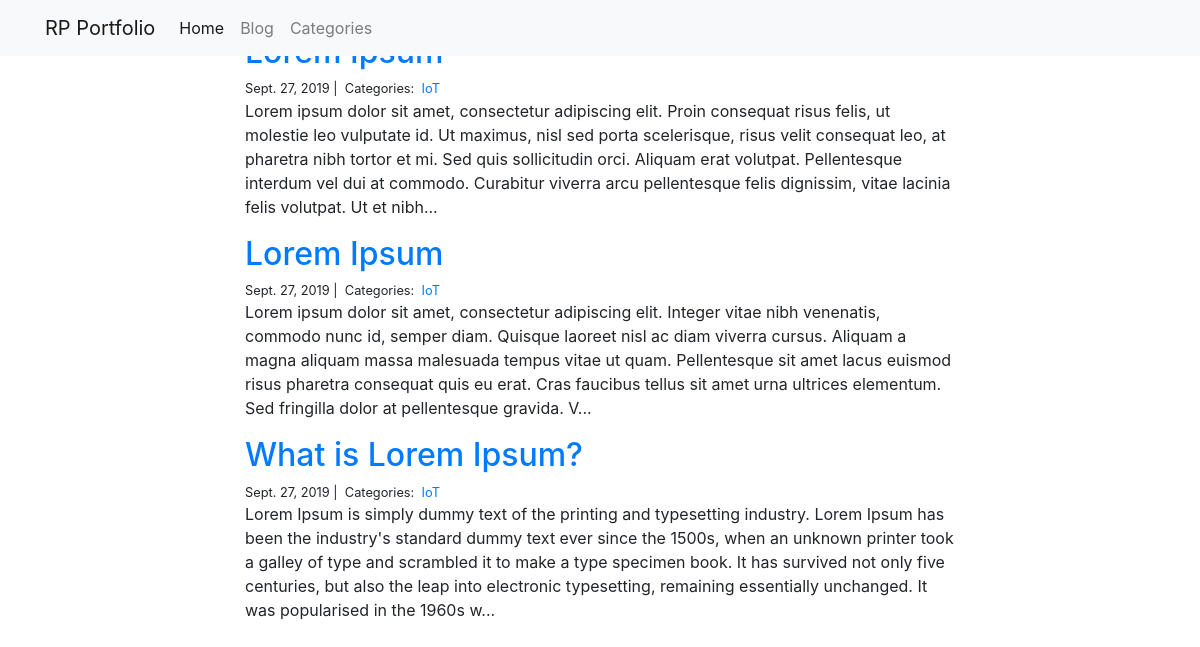
Screenshot of /blog/IoT/ with the database file from the repository.
### blog/models.py (models this page shows, shortened)
class Post(models.Model):
    title = models.CharField(max_length=225)
    body = models.TextField()
    created_on = models.DateTimeField(auto_now_add=True)
    last_modified = models.DateTimeField(auto_now=True)
    categories = models.ManyToManyField("Category", related_name="posts")
    tags = models.ManyToManyField("Tag", related_name="posts")

class Category(models.Model):
    name = models.CharField(max_length=20)

### blog/views.py (the view)
# urls.py: path("<category>/", views.blog_category, name="blog_category"),
def blog_category(request, category):
    posts = Post.objects.filter(categories__name__contains=category).order_by("-created_on")
    context = {"posts": posts}
    return render(request, "blog_category.html", context)

### blog/templates/blog_category.html (shortened to what this page needs)
{% extends "base.html" %}
{% block page_content %}
<div class="col-md-8 offset-md-2">
    {% for post in posts %}
        <h2><a href="{% url 'blog_detail' post.pk%}">{{ post.title }}</a></h2>
        <small>
            {{ post.created_on.date }} |&nbsp;
            Categories:&nbsp;
            {% for category in post.categories.all %}
            <a href="{% url 'blog_category' category.name %}">
                {{ category.name }}
            </a>&nbsp;
            {% endfor %}
        </small>
        <p>{{ post.body | slice:":400" }}...</p>
    {% endfor %}
</div>
{% endblock %}%}

### rows the page displays
Post: created_on "Sept. 27, 2019", body "Lorem ipsum dolor sit amet, consectetur adipiscing elit. Proin consequat risus felis, ut molestie leo vulputate id. Ut maximus, nisl sed porta scelerisque, risus velit consequat leo, at pharetra nibh tortor et mi. Sed quis sollicitudin orci. Aliquam erat volutpat. Pellentesque interdum vel dui at commodo. Curabitur viverra arcu pellentesque felis dignissim, vitae lacinia felis volutpat. Ut et nibh"
Category: name "IoT"
Post: title "Lorem Ipsum", created_on "Sept. 27, 2019", body "Lorem ipsum dolor sit amet, consectetur adipiscing elit. Integer vitae nibh venenatis, commodo nunc id, semper diam. Quisque laoreet nisl ac diam viverra cursus. Aliquam a magna aliquam massa malesuada tempus vitae ut quam. Pellentesque sit amet lacus euismod risus pharetra consequat quis eu erat. Cras faucibus tellus sit amet urna ultrices elementum. Sed fringilla dolor at pellentesque gravida. V"
Post: title "What is Lorem Ipsum?", created_on "Sept. 27, 2019", body "Lorem Ipsum is simply dummy text of the printing and typesetting industry. Lorem Ipsum has been the industry's standard dummy text ever since the 1500s, when an unknown printer took a galley of type and scrambled it to make a type specimen book. It has survived not only five centuries, but also the leap into electronic typesetting, remaining essentially unchanged. It was popularised in the 1960s w"
